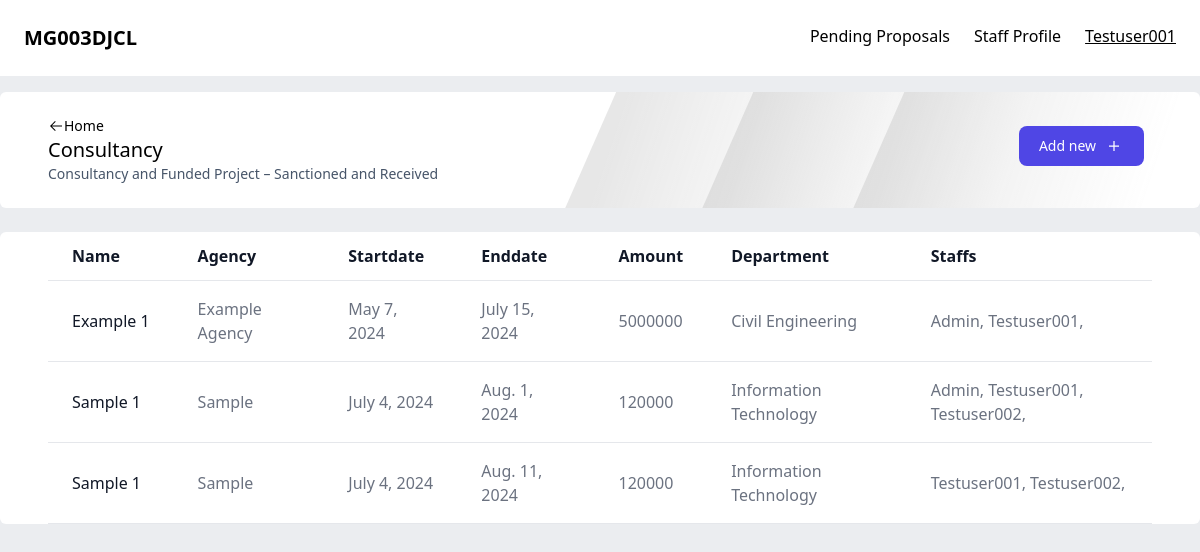
/consultancy/ (signed in), run on an earlier commit of the app's database.
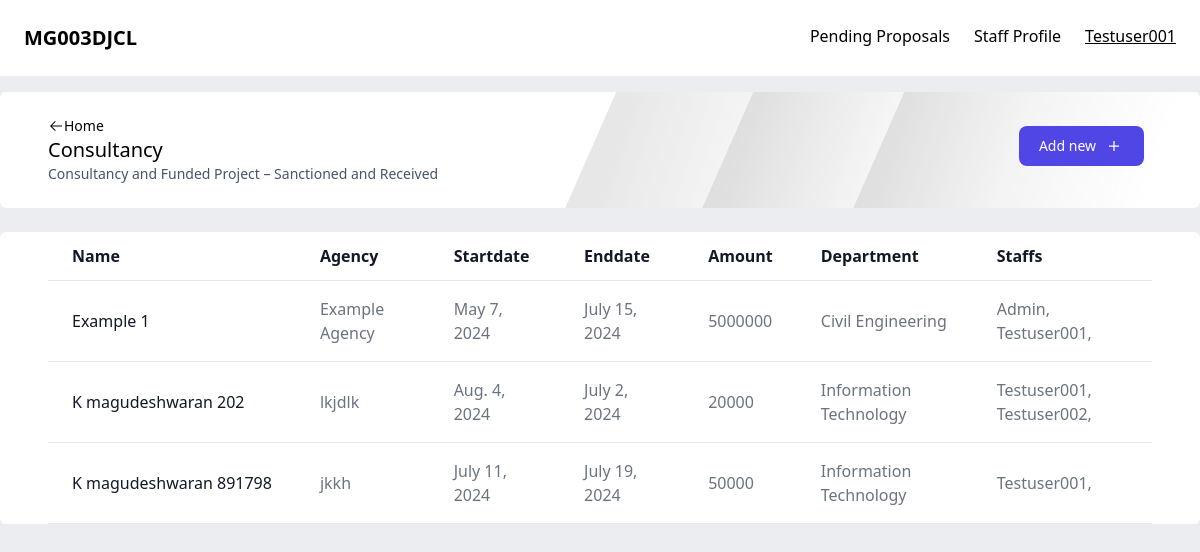
And on a later commit of the database.
### central/models.py (models this page shows, shortened)
class consultancy(models.Model):
    categories = [
        ("consultancy", "consultancy"),
        ("funding", "funding")
    ]
    category = models.CharField(max_length=25, choices=categories)
    name = models.CharField(max_length=50, unique=True)
    agency = models.CharField(max_length=50)
    startdate = models.DateField()
    enddate = models.DateField()
    amount = models.PositiveIntegerField()
    staffs = models.ManyToManyField(staff)
    department = models.ForeignKey(department, on_delete=models.SET_NULL, null=True)
    types = [
        ('sanctioned', 'sanctioned'),
        ('granted', 'granted')
    ]
    status = models.CharField(max_length=10, choices=types, blank=True, null=True)
    receivedamount = models.PositiveIntegerField(null=True, blank=True)
    uc = models.BooleanField(default=False, blank=True)
    hodapproval = models.BooleanField(verbose_name="HoD Approval Status", default=False, null=True)
    Controller = models.BooleanField(verbose_name="Controller Approval Status", default=False, null=True)
    class Meta:
        verbose_name = 'Consultancies and fundings'
        verbose_name_plural = 'Consultancies and fundings'

### authentication/models.py (models this page shows)
class department(models.Model):
    name = models.CharField(max_length=50)
    hod = models.OneToOneField('staff', on_delete=models.SET_NULL, null=True, blank=True, related_name='hod')
    def __str__(self):
        return self.name

class staff(AbstractUser):
    dept = models.ForeignKey(department, on_delete=models.CASCADE)
    designation = models.CharField(max_length=20)
    phone = models.CharField(max_length=20)
    designation = models.CharField(max_length=20)
    def __str__(self):
        return self.username

### central/views.py (the view)
# urls.py: path('consultancy/', ctv.consultancies),
@login_required(login_url='/signin')
def consultancies(request):
    consultancies = consultancy.objects.filter(staffs=request.user, category="consultancy")
    return render(request, 'central/consultancy.html', {"objects": consultancies})

### central/templates/central/consultancy.html (shortened to what this page needs)
{% extends 'central/publication.html' %}
{% block header %}
    <p class="text-xl font-medium">Consultancy</p>
    <p class="text-sm text-slate-600">Consultancy and Funded Project – Sanctioned and Received </p>
{% endblock %}
{% block addurl %}
     /consultancyapplication
{% endblock %}
{% block content %}
<table class=" text-left min-h-full text-gray-500 bg-white dark:text-gray-400 rounded-md overflow-x-auto w-full">
    <thead class="border-b text-gray-900 dark:text-gray-400">
        <tr>
            <th scope="col" class="px-6 py-3">
                Name
            </th>
            <th scope="col" class="px-6 py-3">
                Agency
            </th>
            <th scope="col" class="px-6 py-3">
                Startdate
            </th>
            <th scope="col" class="px-6 py-3">
                Enddate
            </th>
            <th scope="col" class="px-6 py-3">
                Amount
            </th>
            <th scope="col" class="px-6 py-3">
                Department
            </th>
            <th scope="col" class="px-6 py-3">
                Staffs
            </th>
        </tr>
    </thead>
    <tbody>
        {% for object in objects %}
        {% if object.category == 'consultancy' %}
        <tr class="border-b">
            <td scope="row" class="hover:underline px-6 py-4 font-medium text-gray-900 whitespace-nowrap">
                <a href="">
                {{object.name}}
                </a>
            </td>
            <td scope="row" class="px-6 py-4">
                <a href="">
                {{object.agency}}
                </a>
            </td>
            <td class="px-6 py-4">
                {{object.startdate}}
            </td>
            <td class="px-6 py-4">
                {{object.enddate}}
            </td>
            <td class="px-6 py-4">
                {{object.amount}}
            </td>
            <td class="px-6 py-4">
                {{object.department}}
            </td>
            <td class="px-6 py-4">
                {% for staff in object.staffs.all %}
                    {{staff}},
                {% endfor %}
            </td>
        </tr>
        {% endif %}
        {% endfor %}
    </tbody>
    </table>
{% endblock %}

### central/templates/central/nav.html (shortened to what this page needs)
<nav class="flex justify-between p-6 bg-white">
    <div>
         <p class="text-xl font-bold">MG003DJCL</p>
    </div>
    <div class="gap-6 hidden lg:flex">
         <a href="#">Pending Proposals</a>
         <a href="#">Staff Profile</a>
         <p class="font-medium underline">{{request.user}}</p>
    </div>
 </nav>

What changed in the data, as far as the page shows it:
no longer on this page (row edited): consultancy: name "Sample 1", agency "Sample", startdate "July 4, 2024", enddate "Aug. 1, 2024", amount "120000", department "Information Technology", staff (username "Admin"), staff (username "Testuser001"), staff (username "Testuser002")
changed consultancy: name "Sample 1" → "K magudeshwaran 202"; agency "Sample" → "lkjdlk"; startdate "July 4, 2024" → "Aug. 4, 2024"; enddate "Aug. 11, 2024" → "July 2, 2024"; amount "120000" → "20000"
now on this page (row edited): consultancy: name "K magudeshwaran 891798", agency "jkkh", startdate "July 11, 2024", enddate "July 19, 2024", amount "50000", department "Information Technology", staff (username "Testuser001")
